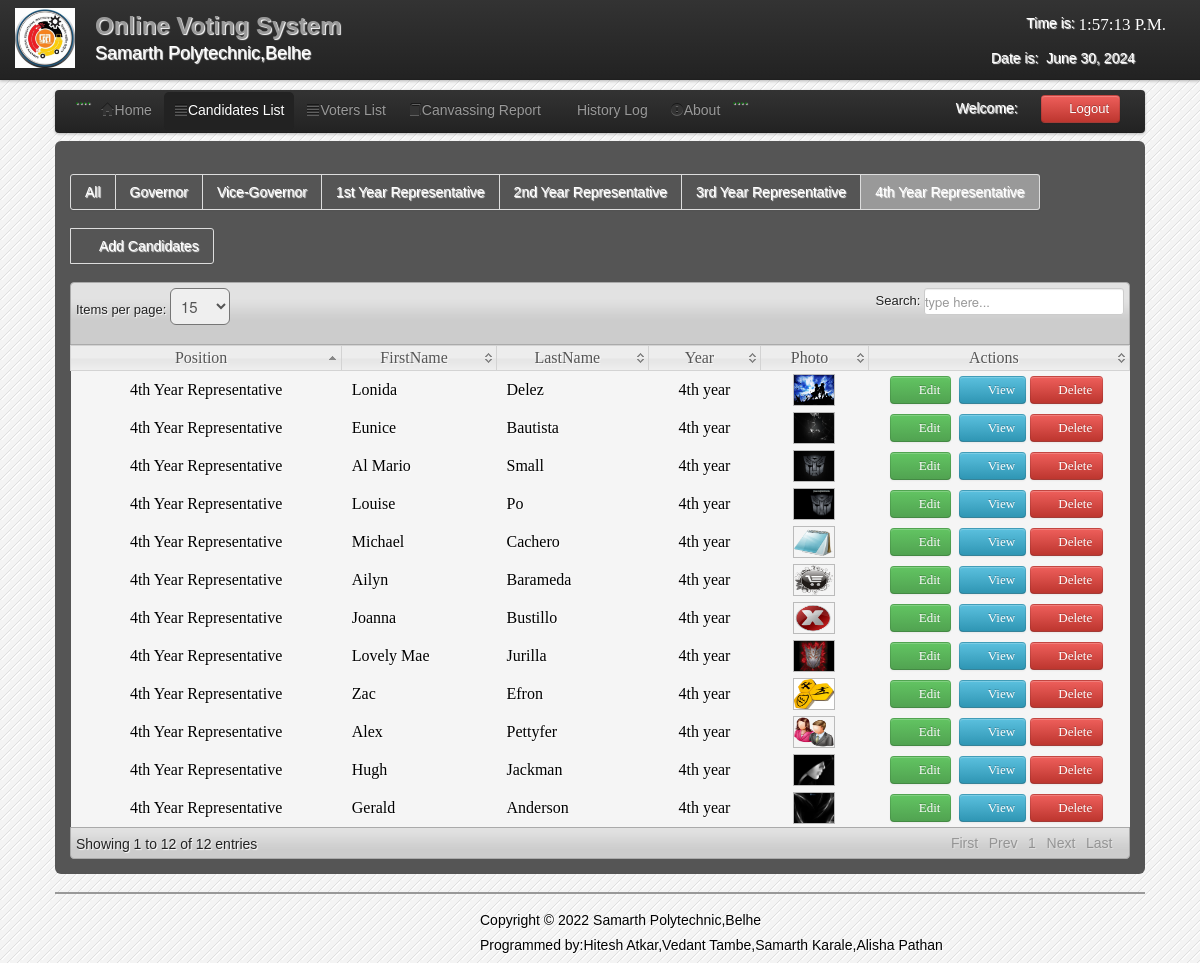
The app's page /admin/4th_year.php (signed in) with its own data.
### tables this page shows
CREATE TABLE `candidate` (
  `CandidateID` int(11) NOT NULL,
  `abc` varchar(1) NOT NULL,
  `Position` varchar(200) NOT NULL,
  `Party` varchar(100) NOT NULL,
  `FirstName` varchar(200) NOT NULL,
  `LastName` varchar(200) NOT NULL,
  `MiddleName` varchar(100) NOT NULL,
  `Gender` varchar(6) NOT NULL,
  `Year` varchar(100) NOT NULL,
  `Photo` varchar(200) NOT NULL
);

### admin/4th_year.php (the view, shortened to what this page needs)
<?php
include('session.php');
include('header.php');
include('dbcon.php');
?>
</head>
<body>
<?php include('nav_top.php'); ?>
<div class="wrapper">
<div class="home_body">
<div class="navbar">
	<div class="navbar-inner">
	<div class="container">
	<ul class="nav nav-pills">
	  <li>....</li>
	  <li><a href="home.php"><i class="icon-home icon-large"></i>Home</a></li>
	  <li  class="active"><a  href="candidate_list.php"><i class="icon-align-justify icon-large"></i>Candidates List</a></li>
	  <li class=""><a  href="voter_list.php"><i class="icon-align-justify icon-large"></i>Voters List</a></li>
		 <li><a  href="canvassing_report.php"><i class="icon-book icon-large"></i>Canvassing Report</a></li>
		    <li><a  href="History.php"><i class="icon-table icon-large"></i>History Log</a>
		   <li><a data-toggle="modal" href="#about"><i class="icon-exclamation-sign icon-large"></i>About</a></li>
		   <li>....</li>
	 </ul>
	<form class="navbar-form pull-right">
		<?php $result=mysqli_query($conn,"select * from users where User_id='$id_session'");
	$row=mysqli_fetch_array($result);
	?>
	<font color="white">Welcome:<i class="icon-user-md"></i><?php echo $row['User_Type']; ?></font>
	<a class="btn btn-danger" id="logout" data-toggle="modal" href="#myModal"><i class="icon-off"></i>&nbsp;Logout</a>
	</form>
	</div>
	</div>
	</div>
	<div id="element" class="hero-body">
       <div class="pagination">
    <ul>
    <li><a href="candidate_list.php"><font color="white">All</font></a></li>
    <li><a href="candidate_for_governor.php"><font color="white">Governor</font></a></li>
    <li><a href="candidate_for_vice-governor.php"><font color="white">Vice-Governor</font></a></li>
    <li><a href="1st_year.php"><font color="white">1st Year Representative</font></a></li>
    <li><a href="2nd_year.php"><font color="white">2nd Year Representative</font></a></li>
    <li><a href="3rd_year.php"><font color="white">3rd Year Representative</font></a></li>
    <li class="active"><a href="4th_year.php"><font color="white">4th Year Representative</font></a></li>
    </ul>
    </div>
	<div class="pagination">
		  <ul>
    <li><a href="new_candidate.php"><font color="white"><i class="icon-plus icon-large"></i>Add Candidates</font></a></li>
    </ul>
	</div>
	<table class="users-table">
<div class="demo_jui">
		<table cellpadding="0" cellspacing="0" border="0" class="display" id="log" class="jtable">
			<thead>
				<tr>
				<th>Position</th>
				<th>FirstName</th>
				<th>LastName</th>
				<th>Year</th>
				<th>Photo</th>
				<th>Actions</th>
				</tr>
			</thead>
			<tbody>
<?php $candidate_query=mysqli_query($conn,"select  * from candidate where Position='4th Year Representative'");
		while($candidate_rows=mysqli_fetch_array($candidate_query)){ $id=$candidate_rows['CandidateID'];
		?>
<tr class="del<?php echo $id ?>">
	<td align="center"><?php echo $candidate_rows['Position']; ?></td>
	<td><?php echo $candidate_rows['FirstName']; ?></td>
	<td><?php echo $candidate_rows['LastName']; ?></td>
	<td align="center"><?php echo $candidate_rows['Year']; ?></td>
	<td align="center"><img class="pic" width="40" height="30" src="<?php echo $candidate_rows['Photo'];?>" border="0" onmouseover="showtrail('<?php echo $candidate_rows['Photo'];?>','<?php echo $candidate_rows['FirstName']." ".$candidate_rows['LastName'];?> ',200,5)" onmouseout="hidetrail()"></a></td>
	<td width="240" align="center">
	<a class="btn btn-Success" href="edit_candidate.php<?php echo '?id='.$id; ?>"><i class="icon-edit icon-large"></i>&nbsp;Edit</a>&nbsp;
	<a class="btn btn-info"  data-toggle="modal" href="#<?php echo $id; ?>" ><i class="icon-list icon-large"></i>&nbsp;View</a>
	<a class="btn btn-danger1" id="<?php echo $id; ?>"><i class="icon-trash icon-large"></i>&nbsp;Delete</a>&nbsp;
	</td>
		</div>
		</div>
	</tr>
<?php } ?>
<?php include('footer.php')?>
</body>
</html>

### admin/css/datatable/demo_table_jui.css (style rules this page uses)
table.display thead th { cursor: pointer; padding: 3px 0 3px 10px; }
table.display { border-collapse: collapse; clear: both; margin: 0 auto; width: 100%; }
table.display td { padding: 3px 10px; }
tr.odd { background-color: #f5f5f5; }
tr.even { background-color: #f5f5f5; }
tr.odd td.sorting_1 { background-color: f5f5f5; }
tr.even td.sorting_1 { background-color: f5f5f5; }

### admin/css/Home.css (style rules this page uses)
* { margin:0; padding:0; }
body { font-family:"Trebuchet MS", "Myriad Pro", Arial, sans-serif; font-size:14px; background-color: #fff; background:#f4f4f4 url(../images/bg.gif) repeat top left; text-shadow:1px 1px 1px #fff; background-position: 0 0px; }
.wrapper { width:1090px; margin:10px auto; }

### records on screen
candidate: Position "4th Year Representative", FirstName "Lonida", LastName "Delez", Year "4th year", Photo (picture)
candidate: Position "4th Year Representative", FirstName "Eunice", LastName "Bautista", Year "4th year", Photo (picture)
candidate: Position "4th Year Representative", FirstName "Al Mario", LastName "Small", Year "4th year", Photo (picture)
candidate: Position "4th Year Representative", FirstName "Louise", LastName "Po", Year "4th year", Photo (picture)
candidate: Position "4th Year Representative", FirstName "Michael", LastName "Cachero", Year "4th year", Photo (picture)
candidate: Position "4th Year Representative", FirstName "Ailyn", LastName "Barameda", Year "4th year", Photo (picture)
candidate: Position "4th Year Representative", FirstName "Joanna", LastName "Bustillo", Year "4th year", Photo (picture)
candidate: Position "4th Year Representative", FirstName "Lovely Mae", LastName "Jurilla", Year "4th year", Photo (picture)
candidate: Position "4th Year Representative", FirstName "Zac", LastName "Efron", Year "4th year", Photo (picture)
candidate: Position "4th Year Representative", FirstName "Alex", LastName "Pettyfer", Year "4th year", Photo (picture)
candidate: Position "4th Year Representative", FirstName "Hugh", LastName "Jackman", Year "4th year", Photo (picture)
candidate: Position "4th Year Representative", FirstName "Gerald", LastName "Anderson", Year "4th year", Photo (picture)
